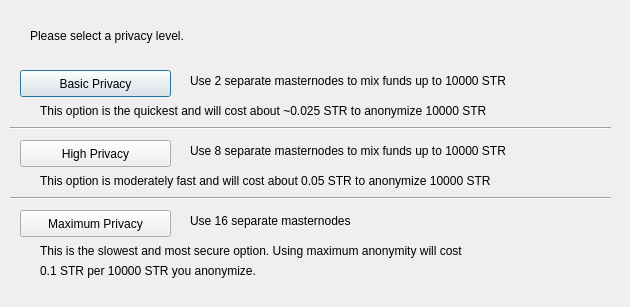
<?xml version="1.0" encoding="UTF-8"?>
<ui version="4.0">
 <class>ObfuscationConfig</class>
 <widget class="QDialog" name="ObfuscationConfig">
  <property name="geometry">
   <rect>
    <x>0</x>
    <y>0</y>
    <width>630</width>
    <height>307</height>
   </rect>
  </property>
  <property name="windowTitle">
   <string>Configure Obfuscation</string>
  </property>
  <widget class="QPushButton" name="buttonBasic">
   <property name="geometry">
    <rect>
     <x>20</x>
     <y>70</y>
     <width>151</width>
     <height>27</height>
    </rect>
   </property>
   <property name="text">
    <string>Basic Privacy</string>
   </property>
  </widget>
  <widget class="QPushButton" name="buttonHigh">
   <property name="geometry">
    <rect>
     <x>20</x>
     <y>140</y>
     <width>151</width>
     <height>27</height>
    </rect>
   </property>
   <property name="text">
    <string>High Privacy</string>
   </property>
  </widget>
  <widget class="QPushButton" name="buttonMax">
   <property name="geometry">
    <rect>
     <x>20</x>
     <y>210</y>
     <width>151</width>
     <height>27</height>
    </rect>
   </property>
   <property name="text">
    <string>Maximum Privacy</string>
   </property>
  </widget>
  <widget class="QLabel" name="label">
   <property name="geometry">
    <rect>
     <x>30</x>
     <y>20</y>
     <width>571</width>
     <height>31</height>
    </rect>
   </property>
   <property name="text">
    <string>Please select a privacy level.</string>
   </property>
  </widget>
  <widget class="QLabel" name="label_2">
   <property name="geometry">
    <rect>
     <x>190</x>
     <y>70</y>
     <width>421</width>
     <height>21</height>
    </rect>
   </property>
   <property name="text">
    <string>Use 2 separate masternodes to mix funds up to 10000 STR</string>
   </property>
  </widget>
  <widget class="QLabel" name="label_3">
   <property name="geometry">
    <rect>
     <x>190</x>
     <y>140</y>
     <width>411</width>
     <height>21</height>
    </rect>
   </property>
   <property name="text">
    <string>Use 8 separate masternodes to mix funds up to 10000 STR</string>
   </property>
  </widget>
  <widget class="QLabel" name="label_4">
   <property name="geometry">
    <rect>
     <x>190</x>
     <y>210</y>
     <width>421</width>
     <height>21</height>
    </rect>
   </property>
   <property name="text">
    <string>Use 16 separate masternodes</string>
   </property>
  </widget>
  <widget class="QLabel" name="label_6">
   <property name="geometry">
    <rect>
     <x>40</x>
     <y>100</y>
     <width>561</width>
     <height>21</height>
    </rect>
   </property>
   <property name="text">
    <string>This option is the quickest and will cost about ~0.025 STR to anonymize 10000 STR</string>
   </property>
  </widget>
  <widget class="QLabel" name="label_7">
   <property name="geometry">
    <rect>
     <x>40</x>
     <y>170</y>
     <width>561</width>
     <height>21</height>
    </rect>
   </property>
   <property name="text">
    <string>This option is moderately fast and will cost about 0.05 STR to anonymize 10000 STR</string>
   </property>
  </widget>
  <widget class="QLabel" name="label_8">
   <property name="geometry">
    <rect>
     <x>40</x>
     <y>240</y>
     <width>561</width>
     <height>21</height>
    </rect>
   </property>
   <property name="text">
    <string>This is the slowest and most secure option. Using maximum anonymity will cost</string>
   </property>
  </widget>
  <widget class="QLabel" name="label_9">
   <property name="geometry">
    <rect>
     <x>40</x>
     <y>260</y>
     <width>561</width>
     <height>21</height>
    </rect>
   </property>
   <property name="text">
    <string>0.1 STR per 10000 STR you anonymize.</string>
   </property>
  </widget>
  <widget class="Line" name="line">
   <property name="geometry">
    <rect>
     <x>10</x>
     <y>120</y>
     <width>601</width>
     <height>16</height>
    </rect>
   </property>
   <property name="orientation">
    <enum>Qt::Horizontal</enum>
   </property>
  </widget>
  <widget class="Line" name="line_2">
   <property name="geometry">
    <rect>
     <x>10</x>
     <y>190</y>
     <width>601</width>
     <height>16</height>
    </rect>
   </property>
   <property name="orientation">
    <enum>Qt::Horizontal</enum>
   </property>
  </widget>
 </widget>
 <resources/>
 <connections/>
</ui>
